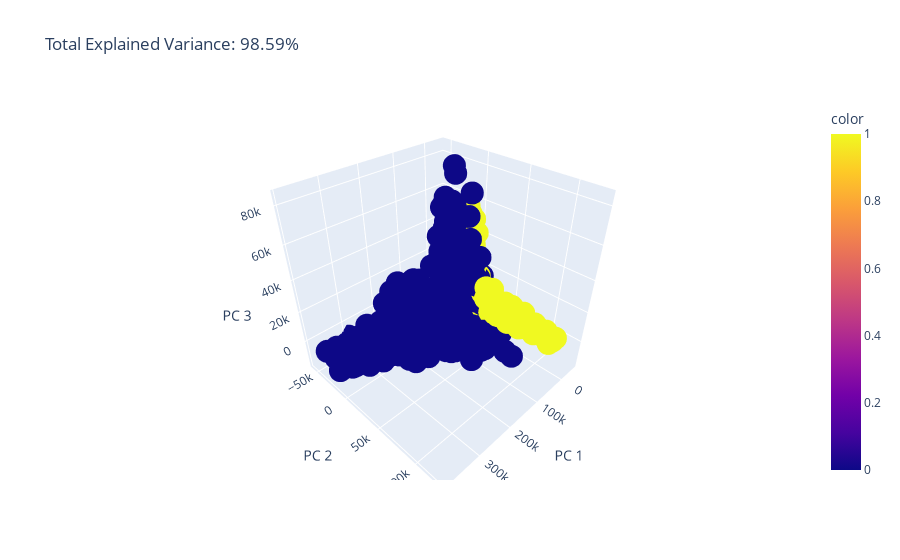

The code cell stored with this chart in its notebook:
### Code cell
pca_visual()

### Figure 1 — Plotly figure (JSON) as saved in the notebook; plotly's stock layout.template omitted (floating-point values rounded to 4 significant figures; data arrays with more than 128 entries replaced by an {"elided": "..."} marker saying what was removed)
{"data": [{"hovertemplate": "PC 1=%{x}<br>PC 2=%{y}<br>PC 3=%{z}<br>color=%{marker.color}<extra></extra>", "legendgroup": "", "marker": {"color": {"elided": "6075 int values"}, "coloraxis": "coloraxis", "symbol": "circle"}, "mode": "markers", "name": "", "scene": "scene", "showlegend": false, "type": "scatter3d", "x": {"elided": "6075 float values"}, "y": {"elided": "6075 float values"}, "z": {"elided": "6075 float values"}}], "layout": {"coloraxis": {"colorbar": {"title": {"text": "color"}}, "colorscale": [[0, "#0d0887"], [0.1111, "#46039f"], [0.2222, "#7201a8"], [0.3333, "#9c179e"], [0.4444, "#bd3786"], [0.5556, "#d8576b"], [0.6667, "#ed7953"], [0.7778, "#fb9f3a"], [0.8889, "#fdca26"], [1, "#f0f921"]]}, "legend": {"tracegroupgap": 0}, "scene": {"domain": {"x": [0, 1], "y": [0, 1]}, "xaxis": {"title": {"text": "PC 1"}}, "yaxis": {"title": {"text": "PC 2"}}, "zaxis": {"title": {"text": "PC 3"}}}, "title": {"text": "Total Explained Variance: 98.59%"}}}
